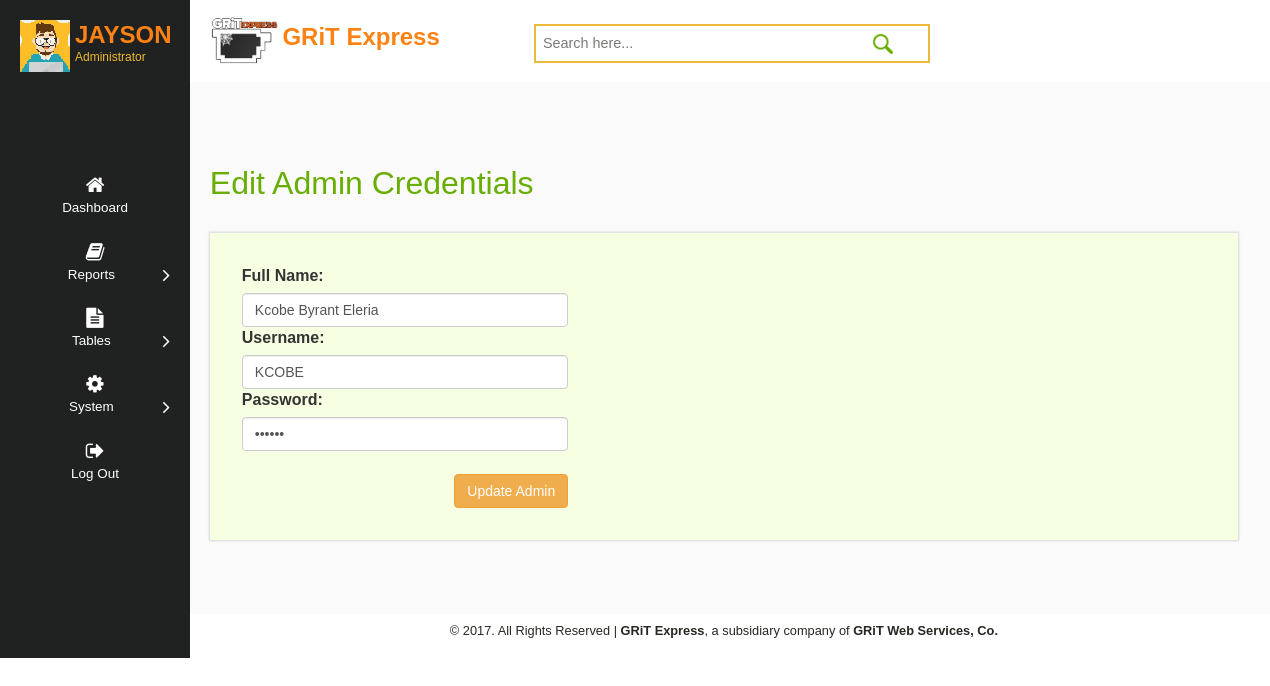
/Admin/EmployeeEdit.php?update=2 (signed in), run on the app's committed database.
### tables this page shows
CREATE TABLE `employee` (
  `Employee_ID` int(95) NOT NULL,
  `Employee_Name` varchar(25) NOT NULL,
  `Username` varchar(25) NOT NULL,
  `Password` varchar(25) NOT NULL
);

### session.php (called while the page is built, shortened)
<?php
include('config.php');
$check=$_SESSION['login_username'];
$session=mysqli_query($mysqli, "select Username from employee where Username='$check' ");
$row=mysqli_fetch_array($session);
$login_session=$row['Username'];
?>

### Admin/EmployeeEdit.php (the view, shortened to what this page needs)
<?php
include("../session.php");
include("../config.php");
?>
<!DOCTYPE html>
<html>
<head>
	<link href="css/bootstrap.css" rel="stylesheet" type="text/css">
	<link href="css/gritexpress.css" rel="stylesheet" type="text/css">
	<link href="css/icons.css" rel="stylesheet">
</head>
<body>
<div class="gritexpress">
   <div class="left-content">
		<div class="topbar">
			<div class="logo-name">
				<img src="images/logo.png" height="50px">
				<a href="#"> <h1>GRiT Express</h1></a>
			<div class="search-box">
				<form>
				<input type="text" placeholder="Search here..." required="">
				<input type="submit" value="">
				</form>
			</div>
			</div>
		</div>
<div class="inside-content">
    <div class="blank">
    	<h2>Edit Admin Credentials</h2>
    	<div class="blankpage-main">
  		<?php $update=$_GET['update']; $result = mysqli_query($mysqli,"SELECT * FROM employee where Employee_ID ='$update'"); ?>
		<?php if($row = mysqli_fetch_array($result)) {?>
		<div id="form_wrapper" class="form_wrapper">
		 <table>
			<form class="register active" action="EmployeeUpdate.php" method="POST" autocomplete="off">
   			<tr><td>
   				<label>Full Name:</label>
				<input type="text"class="form-control" id="name" name="name" value="<?php echo $row['Employee_Name'];?>"  placeholder="Full name" required>
			</td></tr>
   			<tr><td>
				<label>Username:</label>
				<input type="text"class="form-control" id="username" name="username" value="<?php echo $row['Username'];?>" placeholder="User name" required>
			</td></tr>
   			<tr> <td>
				<label>Password:</label>
				<input type="password"class="form-control" id="password" name="password" value="<?php echo $row['Password'];?>" placeholder="*******" required>
			</td></tr>
   			<tr>
			<div class="bottom">
			<td colspan="2">
				<br>&emsp;&emsp;&emsp;&emsp;&emsp;&emsp;&emsp;&emsp;&emsp;&emsp;&emsp;&emsp;&emsp;
				<button type="submit"  name="submit" value="Update" class="btn btn-warning btn-small" required="required"> <span class="a-btn-text">Update Admin</span>
				</button>
			</td>
			</div>
			</tr>
		</form>
	</table>
	</div>
         <?php }?>
    	</div>
    </div>
</div>
<div class="copyright">
	 <p style="font-size: 0.8em;color: #272822;">
	 © 2017. All Rights Reserved | <strong>GRiT Express</strong>, a subsidiary company of <strong>GRiT Web Services, Co.</strong>
	</p>
</div>
</div>
<div class="leftbar">
    <div class="profile_img">
		<span class="prfil-img"><img src="images/1.png"> </span>
		<div class="username">
			<p><?php echo "$login_session";?></p>
			<span>Administrator</span>
		</div>
	</div>
		<div class="menu">
		<ul id="menu">
		    <li><a href="blank.php"><i class="fa fa-home"></i>Dashboard</a></li>
			<li><a href="#"><i class="fa fa-book"></i>Reports<span class="fa fa-angle-right" style="float: right"></span></a>
		    </li>
		    <li><a href="#"><i class="fa fa-file-text"></i>Tables<span class="fa fa-angle-right" style="float: right"></span></a>
		    </li>
		    <li><a href="#"><i class="fa fa-cog"></i>System<span class="fa fa-angle-right" style="float: right"></span></a>
		    </li>
		    <li><a href="../signin/logout.php"><i class="fa fa-sign-out"></i>Log Out</a></li>
		    </ul>
		    </div>
	 </div>
</div>
</body>
</html>

### Admin/css/gritexpress.css (style rules this page uses)
html { font-family: 'Carrois Gothic', sans-serif; font-size: 100%; background:#fff; }
body { font-family: 'Carrois Gothic', sans-serif; font-size: 100%; background:#fff; }
.gritexpress { min-width: 1260px; position: relative; top: 0;left: 0;right: 0;bottom: 0; width: 100%;height: 100%; margin: 0px auto; }
.left-content { float: right; width: 86.5%; }
.leftbar { position: absolute; float: left; width: 220px; top: 0px; left:0px; bottom: 0; background-color:#202121; color: #aaabae; }
#menu { list-style: none; margin: 0; padding: 0; margin-bottom: 40px; }
#menu li { position: relative; margin: 0; font-size: 12px; padding: 0; }
#menu li a { position: relative; display: block; padding: 13px 20px; color: #FFFFFF; white-space: nowrap; font-size: 1.12em; text-align: center; font-family: 'Carrois Gothic', sans-serif; }
#menu .fa { margin-bottom: 10px; font-size: 1.5em; display: block; }
.menu { padding:10.2em 0em 0em 0em; }
.topbar { background:#FFF; padding: 1em 2em; box-shadow: 0 1px 3px rgba(0,0,0,0.15); }
.logo-name { float: left; width: 70%; margin: 0% 0% 0% 0%; }
.logo-name h1 { font-size: 1.5em; color: #FC8213; margin: 0em; font-weight: 700; text-decoration: none; }
.logo-name a { display:inline-block; }
.search-box { float: right; width:55%; margin-top: 0.5em; position: relative; display: block; border:2px solid rgb(236, 185, 57); }
.search-box input[type="text"] { outline: none; background: #fff; width: 86%; margin: 0; font-size: 0.9em; color: #DC6B1E; padding: 0.5em 0.5em; border: none; display: inline-block; }
.search-box input[type="submit"] { background: url(../images/search.png)no-repeat; width: 20px; height: 20px; display: inline-block; vertical-align: text-top; border: none; outline: none; }
.profile_img span.prfil-img { float:left; margin-left: 20px; margin-top: 20px; height:35px; }
.username { float:left; margin-top:35px; margin-left:5px; height:35px; }
.username p { font-size:1.5em; color:#FC8213; line-height:0em; font-weight:700; }
.username span { font-size: .75em; font-style: bold; color: #EEBA30; font-weight: normal; margin-top: 0em; }
.inside-content { padding: 4em 2em 3em 2em; background: #fafafa; }
.copyright { padding: 0.5em 0.5em; text-align: center; box-shadow: 2px 1px rgba(0,0.15); }
.blank { min-height: 400px; }
.blank h2 { font-size: 2em; color: #68AE00; margin-bottom: 1em; font-family: 'Carrois Gothic', sans-serif; }
.blankpage-main { padding: 2em 2em; background: #F7FFE2; margin-top:2em; box-shadow: 0px 0px 2px 1px rgba(0,0,0,0.15); }
@media (max-width:1440px) { .leftbar { width: 190px; } }

### data on the page
employee: name "Kcobe Byrant Eleria", username "KCOBE"
employee: Username "JAYSON"
